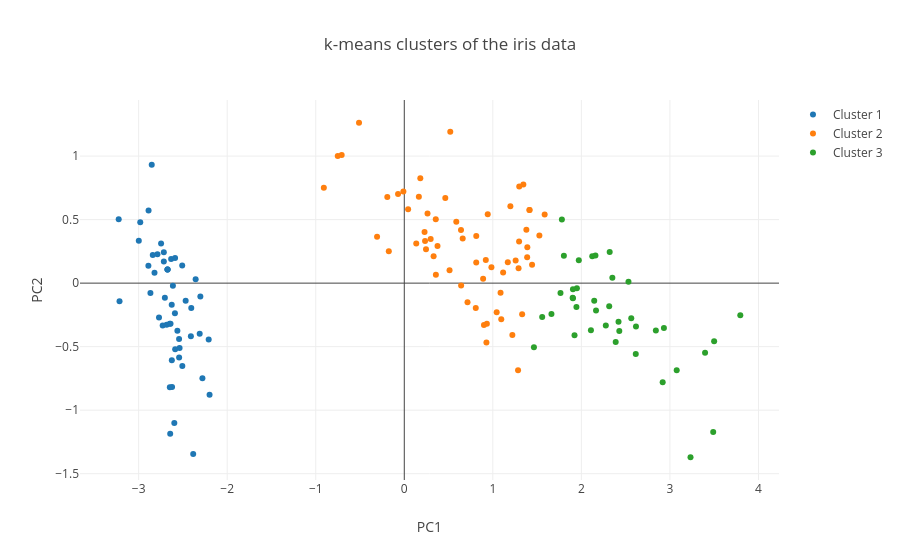

Source (notebook cell):
### Code cell
import plotly._, plotly.element._, plotly.layout._, plotly.Almond._

val species = iris.column("class").toStringArray

val traces = (0 until clusters.k).map { c =>
  val idx = clusters.y.indices.filter(clusters.y(_) == c)
  Scatter(idx.map(projected(_)(0)), idx.map(projected(_)(1)))
    .withMode(ScatterMode(ScatterMode.Markers))
    .withName(s"Cluster ${c + 1}")
    .withText(idx.map(species(_)))
}

val layout = Layout()
  .withTitle("k-means clusters of the iris data")
  .withXaxis(Axis().withTitle("PC1"))
  .withYaxis(Axis().withTitle("PC2"))

plot(traces, layout)

### Figure 1 — Plotly figure (JSON) as saved in the notebook; plotly's stock layout.template omitted (floating-point values rounded to 4 significant figures)
{"data": [{"mode": "markers", "name": "Cluster 1", "text": ["Iris-setosa", "Iris-setosa", "Iris-setosa", "Iris-setosa", "Iris-setosa", "Iris-setosa", "Iris-setosa", "Iris-setosa", "Iris-setosa", "Iris-setosa", "Iris-setosa", "Iris-setosa", "Iris-setosa", "Iris-setosa", "Iris-setosa", "Iris-setosa", "Iris-setosa", "Iris-setosa", "Iris-setosa", "Iris-setosa", "Iris-setosa", "Iris-setosa", "Iris-setosa", "Iris-setosa", "Iris-setosa", "Iris-setosa", "Iris-setosa", "Iris-setosa", "Iris-setosa", "Iris-setosa", "Iris-setosa", "Iris-setosa", "Iris-setosa", "Iris-setosa", "Iris-setosa", "Iris-setosa", "Iris-setosa", "Iris-setosa", "Iris-setosa", "Iris-setosa", "Iris-setosa", "Iris-setosa", "Iris-setosa", "Iris-setosa", "Iris-setosa", "Iris-setosa", "Iris-setosa", "Iris-setosa", "Iris-setosa", "Iris-setosa"], "type": "scatter", "x": [-2.684, -2.715, -2.89, -2.746, -2.729, -2.28, -2.821, -2.626, -2.888, -2.674, -2.507, -2.613, -2.787, -3.225, -2.644, -2.384, -2.623, -2.648, -2.199, -2.587, -2.311, -2.543, -3.216, -2.303, -2.356, -2.508, -2.469, -2.562, -2.64, -2.633, -2.588, -2.41, -2.648, -2.597, -2.674, -2.867, -2.625, -2.674, -2.982, -2.59, -2.77, -2.852, -2.998, -2.406, -2.209, -2.716, -2.538, -2.84, -2.543, -2.704], "y": [-0.3266, 0.1696, 0.1373, 0.3111, -0.3339, -0.7478, 0.0821, -0.1704, 0.5708, 0.1067, -0.6519, -0.02152, 0.2277, 0.5033, -1.186, -1.345, -0.8181, -0.3191, -0.8792, -0.5205, -0.3979, -0.44, -0.1416, -0.1055, 0.03121, 0.1391, -0.1379, -0.3747, -0.3193, 0.1901, 0.1974, -0.4181, -0.82, -1.1, 0.1067, -0.07719, -0.6068, 0.1067, 0.4802, -0.2361, -0.2711, 0.9329, 0.3343, -0.1959, -0.4427, 0.2427, -0.5104, 0.2206, -0.5863, -0.115]}, {"mode": "markers", "name": "Cluster 2", "text": ["Iris-versicolor", "Iris-versicolor", "Iris-versicolor", "Iris-versicolor", "Iris-versicolor", "Iris-versicolor", "Iris-versicolor", "Iris-versicolor", "Iris-versicolor", "Iris-versicolor", "Iris-versicolor", "Iris-versicolor", "Iris-versicolor", "Iris-versicolor", "Iris-versicolor", "Iris-versicolor", "Iris-versicolor", "Iris-versicolor", "Iris-versicolor", "Iris-versicolor", "Iris-versicolor", "Iris-versicolor", "Iris-versicolor", "Iris-versicolor", "Iris-versicolor", "Iris-versicolor", "Iris-versicolor", "Iris-versicolor", "Iris-versicolor", "Iris-versicolor", "Iris-versicolor", "Iris-versicolor", "Iris-versicolor", "Iris-versicolor", "Iris-versicolor", "Iris-versicolor", "Iris-versicolor", "Iris-versicolor", "Iris-versicolor", "Iris-versicolor", "Iris-versicolor", "Iris-versicolor", "Iris-versicolor", "Iris-versicolor", "Iris-versicolor", "Iris-versicolor", "Iris-versicolor", "Iris-versicolor", "Iris-virginica", "Iris-virginica", "Iris-virginica", "Iris-virginica", "Iris-virginica", "Iris-virginica", "Iris-virginica", "Iris-virginica", "Iris-virginica", "Iris-virginica", "Iris-virginica", "Iris-virginica", "Iris-virginica", "Iris-virginica"], "type": "scatter", "x": [1.285, 0.9324, 0.181, 1.087, 0.6404, 1.095, -0.7515, 1.043, -0.01019, -0.5111, 0.5111, 0.2623, 0.984, -0.1749, 0.9276, 0.6596, 0.2345, 0.9424, 0.04325, 1.116, 0.3568, 1.296, 0.9205, 0.714, 0.8996, 1.331, 0.8125, -0.3073, -0.07034, -0.1919, 0.135, 1.379, 0.5873, 0.8072, 1.22, 0.8129, 0.2452, 0.1645, 0.463, 0.8902, 0.2289, -0.7071, 0.3555, 0.3311, 0.3752, 0.6417, -0.9085, 0.2978, 1.414, 0.5194, 1.345, 1.585, 1.298, 1.198, 1.388, 1.258, 1.291, 1.443, 1.169, 1.414, 1.526, 1.39], "y": [-0.6854, -0.3192, 0.8256, -0.07539, 0.4173, -0.2839, 1.001, -0.229, 0.7206, 1.262, 0.1023, 0.5479, 0.1244, 0.2518, -0.4682, 0.352, 0.3319, 0.5418, 0.5815, 0.08421, 0.06682, 0.3276, 0.1824, -0.1504, -0.3296, -0.2447, 0.1623, 0.3651, 0.7025, 0.6775, 0.3117, 0.4212, 0.4833, -0.1951, -0.408, 0.3707, 0.2667, 0.6797, 0.6695, 0.03381, 0.4023, 1.008, 0.5032, 0.2112, 0.2916, -0.01907, 0.7516, 0.347, 0.5749, 1.191, 0.7764, 0.5393, 0.761, 0.6056, 0.204, 0.1791, 0.1164, 0.1438, 0.1645, 0.5749, 0.375, 0.2829]}, {"mode": "markers", "name": "Cluster 3", "text": ["Iris-versicolor", "Iris-versicolor", "Iris-virginica", "Iris-virginica", "Iris-virginica", "Iris-virginica", "Iris-virginica", "Iris-virginica", "Iris-virginica", "Iris-virginica", "Iris-virginica", "Iris-virginica", "Iris-virginica", "Iris-virginica", "Iris-virginica", "Iris-virginica", "Iris-virginica", "Iris-virginica", "Iris-virginica", "Iris-virginica", "Iris-virginica", "Iris-virginica", "Iris-virginica", "Iris-virginica", "Iris-virginica", "Iris-virginica", "Iris-virginica", "Iris-virginica", "Iris-virginica", "Iris-virginica", "Iris-virginica", "Iris-virginica", "Iris-virginica", "Iris-virginica", "Iris-virginica", "Iris-virginica", "Iris-virginica", "Iris-virginica"], "type": "scatter", "x": [1.464, 1.557, 2.532, 2.616, 1.971, 2.35, 3.397, 2.932, 2.32, 2.918, 1.662, 1.802, 2.165, 1.905, 1.949, 3.489, 3.795, 2.428, 3.499, 2.276, 2.614, 2.123, 2.388, 2.841, 3.232, 2.159, 1.78, 3.077, 2.145, 1.905, 2.108, 2.314, 1.922, 2.563, 2.419, 1.944, 1.764, 1.902], "y": [-0.5042, -0.2674, 0.01184, -0.3419, 0.1811, 0.04188, -0.5472, -0.3524, 0.2455, -0.7804, -0.242, 0.2162, -0.2153, -0.1188, -0.04073, -1.172, -0.2533, -0.3768, -0.4568, -0.3334, -0.5584, 0.2109, -0.4625, -0.3727, -1.371, 0.2183, 0.5015, -0.6858, -0.1389, -0.04805, -0.3715, -0.1826, -0.4093, -0.276, -0.3035, -0.1874, -0.07852, -0.1159]}], "layout": {"title": "k-means clusters of the iris data", "xaxis": {"title": "PC1"}, "yaxis": {"title": "PC2"}}}
